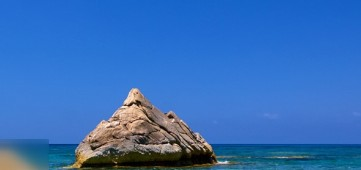
#> input picture Picture/water.jpg, 361 x 170 px
$ python '26边缘检测.py'
#> lines starting #> are read from the running program, lines starting #| are printed output that depends on the picture; after the words box and inside, x2 and y2 are one past the last pixel; in counts of white or black regions, pixels touching at a corner belong together
import cv2
import numpy as np

# 示例一
img1 = cv2.imread('../../Picture/water.jpg', 1)
#> img1 is the input picture: shape (170, 361, 3); mean B, G, R 186.1, 111.4, 54.6
img1Info = img1.shape
#> img1Info = (170, 361, 3)
print("img.shape:", img1Info)  # 输出图片的[宽度, 高度, 图片的颜色组成方式]
#| img.shape: (170, 361, 3)
cv2.imshow("img1", img1)
height1 = img1Info[0]
#> height1 = 170
width1 = img1Info[1]
#> width1 = 361

# canny 边缘检测
# 第一步: 将图片进行灰度处理: 所有边缘检测的处理几乎都是基于灰度图像的处理
# 第二步: 将图片进行高斯运算: 通过高斯滤波可以去除一些噪声的干扰
# 第三步: 将图片进行卷积运算
gray1 = cv2.cvtColor(img1, cv2.COLOR_BGR2GRAY)
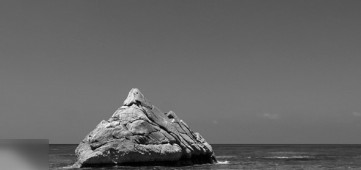
#> gray1: shape (170, 361); min 0, max 242, mean 102.9
# 第一个参数是灰度图像data数据
# 第二个参数是模板大小
imgG1 = cv2.GaussianBlur(gray1, (3, 3), 0)
# 完成边缘检测
# 第一个参数表示图片的data数据
# 第二与第三个参数表示门线, (如果图片经过卷积之后的值, 大于这个门线我们就认为是边缘点)
dst1 = cv2.Canny(imgG1, 50, 50)
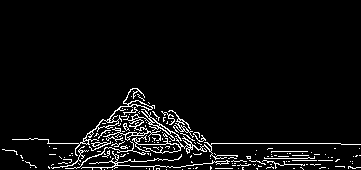
#> dst1: shape (170, 361); 5% white in thin lines or dots, all inside (x1, y1, x2, y2) = (2, 88, 361, 170)
cv2.imshow("dst1", dst1)

# 示例二
img2 = cv2.imread('../../Picture/girl.png', 1)
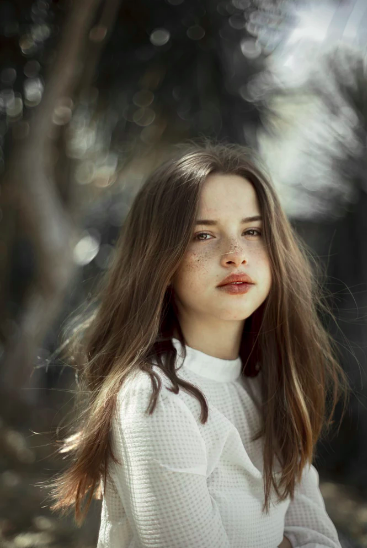
#> input picture Picture/girl.png, 367 x 548 px
#> img2 is the input picture: shape (548, 367, 3); mean B, G, R 82.6, 93.1, 98.1
img2Info = img2.shape
#> img2Info = (548, 367, 3)
print("img.shape:", img2Info)  # 输出图片的[宽度, 高度, 图片的颜色组成方式]
#| img.shape: (548, 367, 3)
cv2.imshow("img2", img2)
height2 = img2Info[0]
#> height2 = 548
width2 = img2Info[1]
#> width2 = 367

gray2 = cv2.cvtColor(img2, cv2.COLOR_BGR2GRAY)
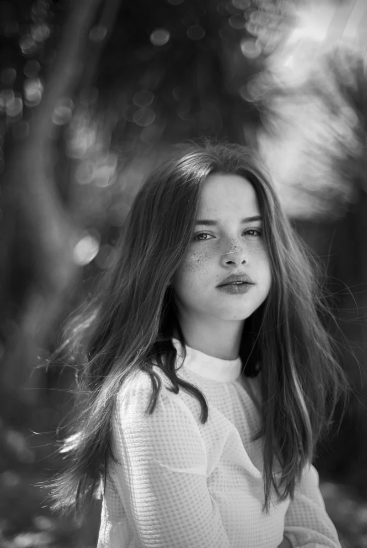
#> gray2: shape (548, 367); min 0, max 254, mean 93.4
imgG2 = cv2.GaussianBlur(gray2, (3, 3), 0)
dst2 = cv2.Canny(imgG2, 50, 50)
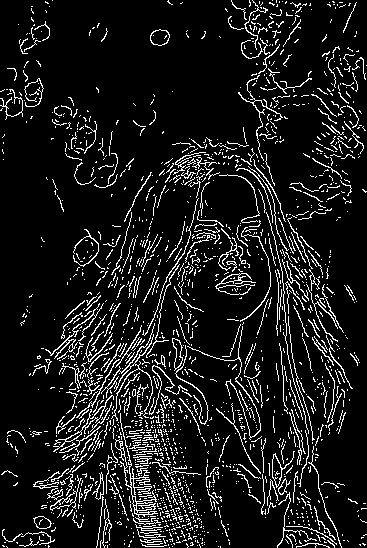
#> dst2: shape (548, 367); 10.3% white in thin lines or dots
cv2.imshow("dst2", dst2)

# 示例三(源码形式)
import math

img3 = cv2.imread('../../Picture/sea.png', 1)
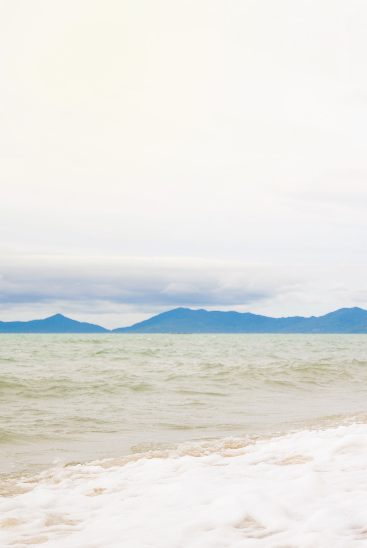
#> input picture Picture/sea.png, 367 x 548 px
#> img3 is the input picture: shape (548, 367, 3); mean B, G, R 226.2, 229.8, 229.5
img3Info = img3.shape
#> img3Info = (548, 367, 3)
height3 = img3Info[0]
#> height3 = 548
width3 = img3Info[1]
#> width3 = 367
cv2.imshow('src', img3)
# sobel 1 算子模版 2 图片卷积 3 阈值判决
# [ 1  2  1          [ 1  0  -1
#   0  0  0            2  0  -2
#  -1 -2 -1 ]          1  0  -1 ]

# [1 2 3 4] [a b c d] a*1+b*2+c*3+d*4 = dst
# sqrt(a*a+b*b) = f>th
gray3 = cv2.cvtColor(img3, cv2.COLOR_BGR2GRAY)
dst3 = np.zeros((height3, width3, 1), np.uint8)
for i in range(0, height3 - 2):
    for j in range(0, width3 - 2):
        gy = gray3[i, j] * 1 + gray3[i, j + 1] * 2 + gray3[i, j + 2] * 1 - gray3[i + 2, j] * 1 - gray3[i + 2, j + 1] * 2 - \
             gray3[i + 2, j + 2] * 1
        gx = gray3[i, j] + gray3[i + 1, j] * 2 + gray3[i + 2, j] - gray3[i, j + 2] - gray3[i + 1, j + 2] * 2 - gray3[
            i + 2, j + 2]
        grad = math.sqrt(gx * gx + gy * gy)
        if grad > 50:
            dst3[i, j] = 255
        else:
            dst3[i, j] = 0
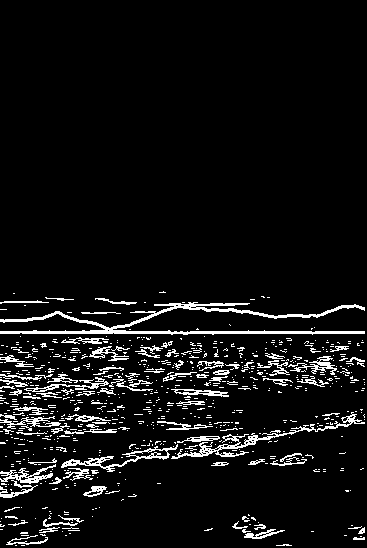
#> dst3: shape (548, 367, 1); 6.8% white in thin lines or dots, all inside (x1, y1, x2, y2) = (0, 291, 365, 546)
cv2.imshow('dst3', dst3)
cv2.waitKey(0)
